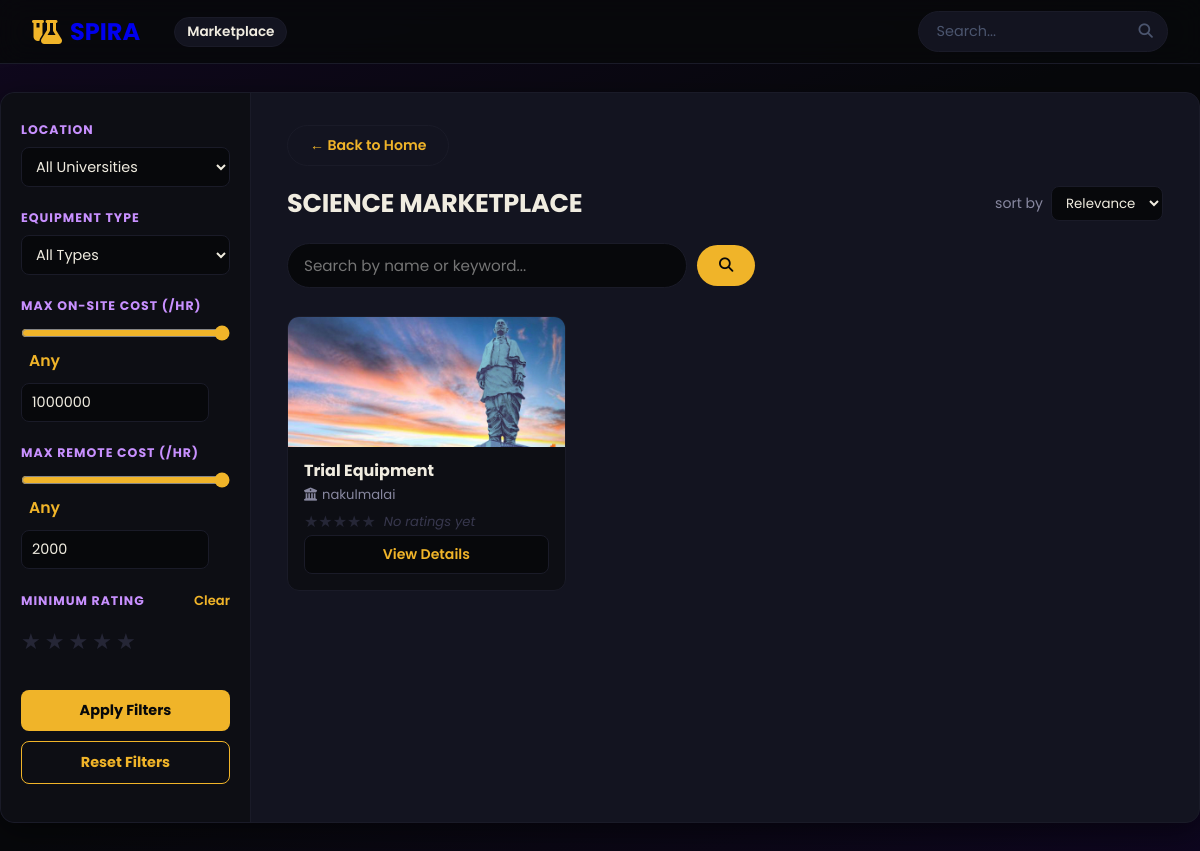
/market, run on an earlier commit of the app's database.
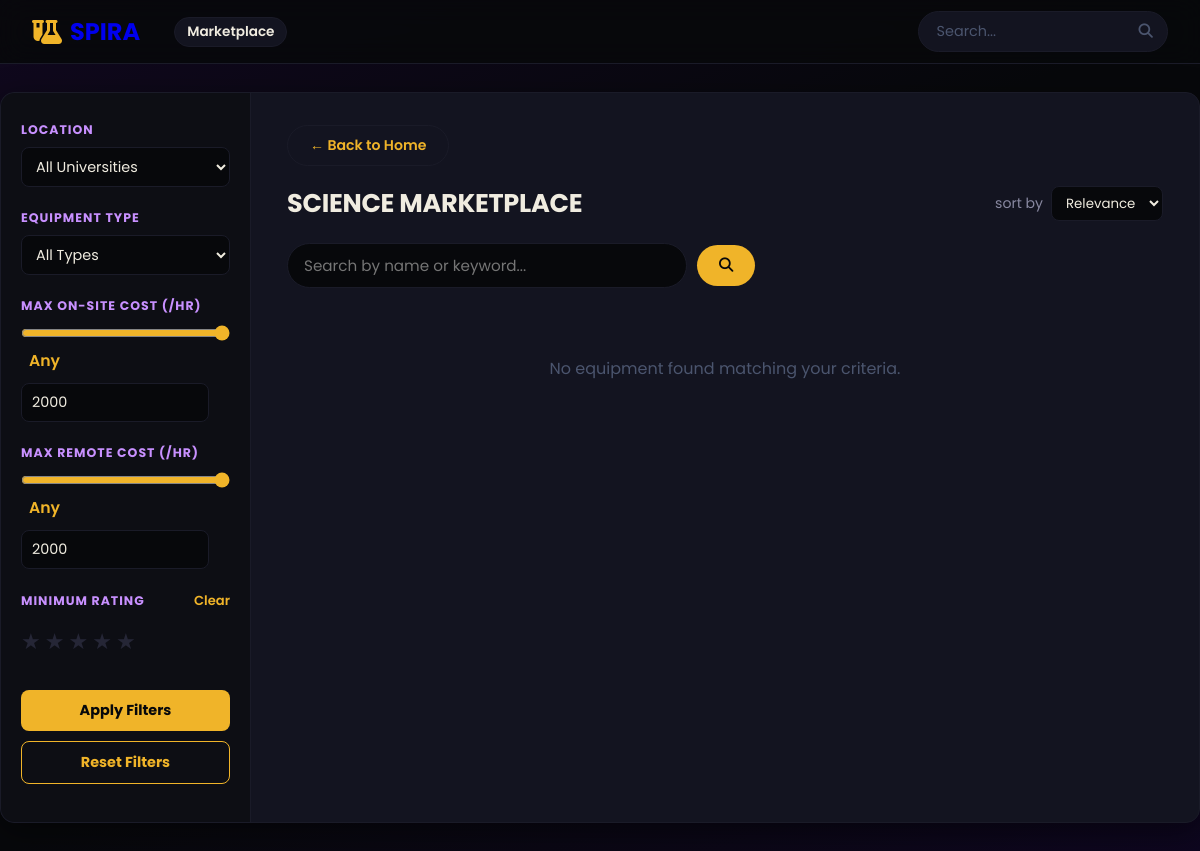
And on a later commit of the database.
### models.py (models this page shows, shortened)
class Equipment(db.Model):
    id = db.Column(db.Integer, primary_key=True)
    name = db.Column(db.String(100), nullable=False)
    category = db.Column(db.String(50), nullable=False)
    description = db.Column(db.Text)
    model_number = db.Column(db.String(100))
    manufacturer = db.Column(db.String(100))
    primary_image_filename = db.Column(db.String(100))
    secondary_images_filenames = db.Column(db.JSON)
    tech_specs_pdf_filename = db.Column(db.String(100))
    instruction_manual_pdf_filename = db.Column(db.String(100))
    terms_pdf_filename = db.Column(db.String(100))
    safety_requirements = db.Column(db.Text)
    cost_onsite = db.Column(db.Float)
    cost_remote = db.Column(db.Float)
    average_rating_cache = db.Column(db.Float, default=0)
    ratings_count_cache = db.Column(db.Integer, default=0)
    available_days = db.Column(db.String(20), default='0,1,2,3,4')
    university_id = db.Column(db.Integer, db.ForeignKey('user.id'), nullable=False)
    university = db.relationship('User', back_populates='equipment')
    reviews = db.relationship('Rating', back_populates='equipment', cascade='all, delete-orphan', lazy='dynamic')
    blocked_dates = db.relationship('EquipmentBlockedDate', back_populates='equipment', cascade='all, delete-orphan', lazy='dynamic')

class User(UserMixin, db.Model):
    id = db.Column(db.Integer, primary_key=True)
    username = db.Column(db.String(64), unique=True, nullable=False)
    email = db.Column(db.String(120), unique=True, nullable=False)
    password_hash = db.Column(db.String(128))
    is_university = db.Column(db.Boolean, default=False)
    equipment = db.relationship('Equipment', back_populates='university', lazy='dynamic')
    bookings = db.relationship('Booking', foreign_keys='Booking.user_id', back_populates='renter', lazy='dynamic')
    review_replies = db.relationship('ReviewReply', back_populates='user', cascade='all, delete-orphan', lazy='dynamic')

### app.py (the view, shortened to what this page needs)
@app.route('/market')
def market():
    search_term = request.args.get('search', '').strip()
    category = request.args.get('category', '')
    university_id_str = request.args.get('university_id', '')
    min_rating_str = request.args.get('min_rating', '').strip()
    global_max_onsite = db.session.query(func.max(Equipment.cost_onsite)).scalar() or 0
    global_max_remote = db.session.query(func.max(Equipment.cost_remote)).scalar() or 0
    slider_max_onsite = max(2000, math.ceil(global_max_onsite / 50) * 50)
    slider_max_remote = max(2000, math.ceil(global_max_remote / 50) * 50)
    max_cost_onsite_str = request.args.get('max_cost_onsite', str(slider_max_onsite))
    max_cost_remote_str = request.args.get('max_cost_remote', str(slider_max_remote))
    university_id = int(university_id_str) if university_id_str.isdigit() else None
    try:
        min_rating = int(min_rating_str)
        if not 1 <= min_rating <= 5:
            min_rating = 0
    except (ValueError, TypeError):
        min_rating = 0
    try:
        max_cost_onsite = float(max_cost_onsite_str)
        if max_cost_onsite >= slider_max_onsite:
            max_cost_onsite = None
    except (ValueError, TypeError):
        max_cost_onsite = None
    try:
        max_cost_remote = float(max_cost_remote_str)
        if max_cost_remote >= slider_max_remote:
            max_cost_remote = None
    except (ValueError, TypeError):
        max_cost_remote = None
    query = Equipment.query.join(User).order_by(Equipment.name)
    if category:
        query = query.filter(Equipment.category == category)
    if university_id:
        query = query.filter(Equipment.university_id == university_id)
    if min_rating:
        query = query.filter(Equipment.average_rating_cache != None, Equipment.average_rating_cache >= min_rating)
    if max_cost_onsite is not None:
        query = query.filter(Equipment.cost_onsite != None, Equipment.cost_onsite <= max_cost_onsite)
    if max_cost_remote is not None:
        query = query.filter(Equipment.cost_remote != None, Equipment.cost_remote <= max_cost_remote)
    filtered_equipment = query.all()
    all_universities = User.query.filter_by(is_university=True).order_by(User.username).all()
    for equipment in filtered_equipment:
        avg_rating = calculate_average_rating(equipment.id) or 0
        ratings_count = equipment.ratings_count_cache or 0
        equipment.average_rating = avg_rating
        equipment.ratings_count_display = ratings_count
        equipment.star_width = (avg_rating / 5) * 100 if ratings_count else 0
    return render_template(
        'market.html',
        equipment_list=filtered_equipment,
        universities=all_universities,
        search_term=search_term,
        selected_category=category,
        selected_university_id=university_id,
        slider_max_onsite=slider_max_onsite,
        slider_max_remote=slider_max_remote,
        selected_max_cost_onsite=float(max_cost_onsite_str),
        selected_max_cost_remote=float(max_cost_remote_str),
        selected_min_rating=min_rating
    )

### app.py (called while the page is built, shortened)
@app.context_processor
def inject_profile_data():
    if not current_user.is_authenticated:
        return {}

### models.py (called while the page is built)
def calculate_average_rating(equipment_id):
    equipment = Equipment.query.get(equipment_id)
    if equipment:
        return round(equipment.average_rating_cache or 0, 2)
    return 0

### templates/market.html (shortened to what this page needs)
<!DOCTYPE html>
<html lang="en">
<head>
    <link rel="stylesheet" href="https://cdnjs.cloudflare.com/ajax/libs/font-awesome/6.5.2/css/all.min.css">
</head>
<body>
    <div class="header-bar">
        <div class="logo">
            <a href="{{ url_for('index') }}" class="logo-anchor">
                <i class="fas fa-flask-vial logo-icon"></i> SPIRA
            </a>
            <a href="{{ url_for('market') }}" class="marketplace-link">Marketplace</a>
        </div>
        <div class="search-bar-header">
            <input type="text" placeholder="Search...">
            <i class="fas fa-search"></i>
        </div>
    </div>
    <form method="GET" action="{{ url_for('market') }}">
    <div class="main-flex">
        <aside class="sidebar">
                <div class="filter-section">
                    <label class="filter-label" for="university_id">Location</label>
                    <select class="filter-select" name="university_id" id="university_id">
                        <option value="">All Universities</option>
                    </select>
                </div>
                <div class="filter-section">
                    <label class="filter-label" for="category">Equipment Type</label>
                    <select class="filter-select" name="category" id="category">
                        <option value="">All Types</option>
                    </select>
                </div>
                <div class="filter-section">
                    <label class="filter-label" for="max_cost_onsite">Max On-site Cost (/hr)</label>
                    <input class="filter-range" id="cost-onsite-range" name="max_cost_onsite" type="range" min="0" max="{{ slider_max_onsite }}" value="{{ selected_max_cost_onsite }}" step="50">
                    <span id="cost-onsite-value" style="font-size:0.98em; color:#f0b429; font-weight:600; margin-left:8px;"></span>
                    <input class="filter-select" id="cost-onsite-text" type="number" placeholder="e.g., 500" style="width: 90%; margin-top: 10px;">
                </div>
                <div class="filter-section">
                    <label class="filter-label" for="max_cost_remote">Max Remote Cost (/hr)</label>
                    <input class="filter-range" id="cost-remote-range" name="max_cost_remote" type="range" min="0" max="{{ slider_max_remote }}" value="{{ selected_max_cost_remote }}" step="50">
                    <span id="cost-remote-value" style="font-size:0.98em; color:#f0b429; font-weight:600; margin-left:8px;"></span>
                    <input class="filter-select" id="cost-remote-text" type="number" placeholder="e.g., 500" style="width: 90%; margin-top: 10px;">
                </div>
                <div class="filter-section">
                    <div class="filter-label rating-filter-header">
                        <span>Minimum Rating</span>
                        <button type="button" class="rating-clear-btn" id="rating-clear-btn">Clear</button>
                    </div>
                    <div class="filter-rating" data-selected="{{ selected_min_rating or 0 }}">
                        {% for value in range(1, 6) %}
                            <label class="filter-star-label" data-value="{{ value }}" for="filter-star-{{ value }}" title="{{ value }} star{% if value != 1 %}s{% endif %}">&#9733;</label>
                        {% endfor %}
                    </div>
                </div>
                <button type="submit" class="filter-btn">Apply Filters</button>
                <button type="button" class="filter-btn reset-btn" id="reset-filters" data-reset-href="{{ url_for('market') }}">Reset Filters</button>
        </aside>
        <main class="main-content">
            <a href="{{ url_for('index') }}" class="btn btn-secondary" style="margin-bottom: 18px; display: inline-block;">&larr; Back to Home</a>
            <div class="marketplace-title-row">
                <span class="marketplace-title">SCIENCE MARKETPLACE</span>
                <span class="sort-by">sort by <select><option>Relevance</option><option>Price</option><option>Rating</option></select></span>
            </div>
            <div class="search-bar-main">
                <input type="text" name="search" placeholder="Search by name or keyword..." value="{{ search_term or '' }}">
                <button type="submit"><i class="fas fa-search"></i></button>
            </div>
            <div class="equipment-grid">
                {% for equipment in equipment_list %}
                    <div class="equip-card">
                        <div class="equip-image">
                            {% if equipment.primary_image_filename %}
                                <img src="{{ url_for('static', filename='uploads/' + equipment.primary_image_filename) }}" alt="{{ equipment.name }}">
                            {% else %}
                                <i class="fas fa-flask"></i>
                            {% endif %}
                        </div>
                        <div class="equip-card-body">
                            <div class="equip-title">{{ equipment.name }}</div>
                            <div class="equip-university"><i class="fas fa-university"></i> {{ equipment.university.username }}</div>
                            <div class="equip-rating">
                                <div class="star-display" aria-label="{% if equipment.ratings_count_display %}{{ '%.1f' % equipment.average_rating }} out of 5 stars{% else %}No ratings yet{% endif %}">
                                    <div class="star-row back">&#9733;&#9733;&#9733;&#9733;&#9733;</div>
                                </div>
                                {% if equipment.ratings_count_display %}
                                    <span class="rating-number">{{ '%.1f' % equipment.average_rating }}</span>
                                    <span class="rating-count">({{ equipment.ratings_count_display }})</span>
                                {% else %}
                                    <span class="rating-count no-ratings">No ratings yet</span>
                                {% endif %}
                            </div>
                            <a href="{{ url_for('equipment_info', equipment_id=equipment.id) }}" class="equip-view-btn">View Details</a>
                        </div>
                    </div>
                {% else %}
                    <p style="color:#4b556e; grid-column:span 3; padding:40px 0; text-align:center;">No equipment found matching your criteria.</p>
                {% endfor %}
            </div>
        </main>
    </div>
    </form>
</body>
</html>

What changed in the data, as far as the page shows it:
removed Equipment: primary_image_filename (picture), name "Trial Equipment", university.username "nakulmalai"
Also different on the page:
form field max_cost_onsite: "1000000" → "2000"
form field value: "1000000" → "2000"
text now shown: "No equipment found matching your criteria."
